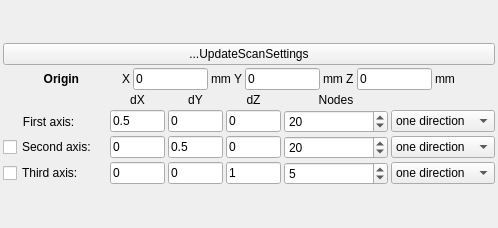
              <widget class="QWidget" name="twSingleScan1Page2">
               <layout class="QVBoxLayout" name="verticalLayout_3">
                <property name="spacing">
                 <number>3</number>
                </property>
                <property name="leftMargin">
                 <number>3</number>
                </property>
                <property name="topMargin">
                 <number>3</number>
                </property>
                <property name="rightMargin">
                 <number>3</number>
                </property>
                <property name="bottomMargin">
                 <number>3</number>
                </property>
                <item>
                 <spacer name="verticalSpacer_12">
                  <property name="orientation">
                   <enum>Qt::Vertical</enum>
                  </property>
                  <property name="sizeHint" stdset="0">
                   <size>
                    <width>20</width>
                    <height>40</height>
                   </size>
                  </property>
                 </spacer>
                </item>
                <item>
                 <widget class="QPushButton" name="pbdUpdateScanSettings">
                  <property name="text">
                   <string>...UpdateScanSettings</string>
                  </property>
                 </widget>
                </item>
                <item>
                 <layout class="QHBoxLayout" name="horizontalLayout_14">
                  <item>
                   <spacer name="horizontalSpacer_34">
                    <property name="orientation">
                     <enum>Qt::Horizontal</enum>
                    </property>
                    <property name="sizeHint" stdset="0">
                     <size>
                      <width>40</width>
                      <height>20</height>
                     </size>
                    </property>
                   </spacer>
                  </item>
                  <item>
                   <widget class="QLabel" name="label_69">
                    <property name="font">
                     <font>
                      <bold>true</bold>
                      <kerning>true</kerning>
                     </font>
                    </property>
                    <property name="text">
                     <string>Origin</string>
                    </property>
                    <property name="alignment">
                     <set>Qt::AlignRight|Qt::AlignTrailing|Qt::AlignVCenter</set>
                    </property>
                   </widget>
                  </item>
                  <item>
                   <spacer name="horizontalSpacer_33">
                    <property name="orientation">
                     <enum>Qt::Horizontal</enum>
                    </property>
                    <property name="sizeHint" stdset="0">
                     <size>
                      <width>40</width>
                      <height>20</height>
                     </size>
                    </property>
                   </spacer>
                  </item>
                  <item>
                   <widget class="QLabel" name="label_72">
                    <property name="font">
                     <font>
                      <bold>false</bold>
                      <kerning>true</kerning>
                     </font>
                    </property>
                    <property name="text">
                     <string>X</string>
                    </property>
                   </widget>
                  </item>
                  <item>
                   <widget class="QLineEdit" name="ledOriginX">
                    <property name="maximumSize">
                     <size>
                      <width>75</width>
                      <height>16777215</height>
                     </size>
                    </property>
                    <property name="text">
                     <string>0</string>
                    </property>
                   </widget>
                  </item>
                  <item>
                   <widget class="QLabel" name="label_70">
                    <property name="text">
                     <string>mm</string>
                    </property>
                   </widget>
                  </item>
                  <item>
                   <widget class="QLabel" name="label_38">
                    <property name="font">
                     <font>
                      <bold>false</bold>
                      <kerning>true</kerning>
                     </font>
                    </property>
                    <property name="text">
                     <string>Y</string>
                    </property>
                   </widget>
                  </item>
                  <item>
                   <widget class="QLineEdit" name="ledOriginY">
                    <property name="maximumSize">
                     <size>
                      <width>75</width>
                      <height>16777215</height>
                     </size>
                    </property>
                    <property name="text">
                     <string>0</string>
                    </property>
                   </widget>
                  </item>
                  <item>
                   <widget class="QLabel" name="label_75">
                    <property name="text">
                     <string>mm</string>
                    </property>
                   </widget>
                  </item>
                  <item>
                   <widget class="QLabel" name="label_74">
                    <property name="font">
                     <font>
                      <bold>false</bold>
                      <kerning>true</kerning>
                     </font>
                    </property>
                    <property name="text">
                     <string>Z</string>
                    </property>
                   </widget>
                  </item>
                  <item>
                   <widget class="QLineEdit" name="ledOriginZ">
                    <property name="maximumSize">
                     <size>
                      <width>75</width>
                      <height>16777215</height>
                     </size>
                    </property>
                    <property name="text">
                     <string>0</string>
                    </property>
                   </widget>
                  </item>
                  <item>
                   <widget class="QLabel" name="label_71">
                    <property name="text">
                     <string>mm</string>
                    </property>
                   </widget>
                  </item>
                  <item>
                   <spacer name="horizontalSpacer_25">
                    <property name="orientation">
                     <enum>Qt::Horizontal</enum>
                    </property>
                    <property name="sizeHint" stdset="0">
                     <size>
                      <width>40</width>
                      <height>20</height>
                     </size>
                    </property>
                   </spacer>
                  </item>
                 </layout>
                </item>
                <item>
                 <layout class="QGridLayout" name="gridLayout_7">
                  <item row="0" column="1">
                   <widget class="QLabel" name="label_83">
                    <property name="text">
                     <string>dX</string>
                    </property>
                    <property name="alignment">
                     <set>Qt::AlignCenter</set>
                    </property>
                   </widget>
                  </item>
                  <item row="0" column="2">
                   <widget class="QLabel" name="label_84">
                    <property name="text">
                     <string>dY</string>
                    </property>
                    <property name="alignment">
                     <set>Qt::AlignCenter</set>
                    </property>
                   </widget>
                  </item>
                  <item row="0" column="3">
                   <widget class="QLabel" name="label_85">
                    <property name="text">
                     <string>dZ</string>
                    </property>
                    <property name="alignment">
                     <set>Qt::AlignCenter</set>
                    </property>
                   </widget>
                  </item>
                  <item row="0" column="4">
                   <widget class="QLabel" name="label_86">
                    <property name="text">
                     <string>Nodes</string>
                    </property>
                    <property name="alignment">
                     <set>Qt::AlignCenter</set>
                    </property>
                   </widget>
                  </item>
                  <item row="1" column="0">
                   <widget class="QLabel" name="label_73">
                    <property name="text">
                     <string>      First axis:</string>
                    </property>
                   </widget>
                  </item>
                  <item row="1" column="1">
                   <widget class="QLineEdit" name="led0X">
                    <property name="enabled">
                     <bool>true</bool>
                    </property>
                    <property name="maximumSize">
                     <size>
                      <width>55</width>
                      <height>16777215</height>
                     </size>
                    </property>
                    <property name="text">
                     <string>0.5</string>
                    </property>
                   </widget>
                  </item>
                  <item row="1" column="2">
                   <widget class="QLineEdit" name="led0Y">
                    <property name="enabled">
                     <bool>true</bool>
                    </property>
                    <property name="maximumSize">
                     <size>
                      <width>55</width>
                      <height>16777215</height>
                     </size>
                    </property>
                    <property name="text">
                     <string>0</string>
                    </property>
                   </widget>
                  </item>
                  <item row="1" column="3">
                   <widget class="QLineEdit" name="led0Z">
                    <property name="enabled">
                     <bool>true</bool>
                    </property>
                    <property name="maximumSize">
                     <size>
                      <width>55</width>
                      <height>16777215</height>
                     </size>
                    </property>
                    <property name="text">
                     <string>0</string>
                    </property>
                   </widget>
                  </item>
                  <item row="1" column="4">
                   <widget class="QSpinBox" name="sb0nodes">
                    <property name="maximum">
                     <number>10000</number>
                    </property>
                    <property name="value">
                     <number>20</number>
                    </property>
                   </widget>
                  </item>
                  <item row="1" column="5">
                   <widget class="QComboBox" name="cob0dir">
                    <item>
                     <property name="text">
                      <string>one direction</string>
                     </property>
                    </item>
                    <item>
                     <property name="text">
                      <string>symmetric</string>
                     </property>
                    </item>
                   </widget>
                  </item>
                  <item row="2" column="0">
                   <widget class="QCheckBox" name="cbSecondAxis">
                    <property name="text">
                     <string>Second axis:</string>
                    </property>
                   </widget>
                  </item>
                  <item row="2" column="1">
                   <widget class="QLineEdit" name="led1X">
                    <property name="enabled">
                     <bool>true</bool>
                    </property>
                    <property name="maximumSize">
                     <size>
                      <width>55</width>
                      <height>16777215</height>
                     </size>
                    </property>
                    <property name="text">
                     <string>0</string>
                    </property>
                   </widget>
                  </item>
                  <item row="2" column="2">
                   <widget class="QLineEdit" name="led1Y">
                    <property name="enabled">
                     <bool>true</bool>
                    </property>
                    <property name="maximumSize">
                     <size>
                      <width>55</width>
                      <height>16777215</height>
                     </size>
                    </property>
                    <property name="text">
                     <string>0.5</string>
                    </property>
                   </widget>
                  </item>
                  <item row="2" column="3">
                   <widget class="QLineEdit" name="led1Z">
                    <property name="enabled">
                     <bool>true</bool>
                    </property>
                    <property name="maximumSize">
                     <size>
                      <width>55</width>
                      <height>16777215</height>
                     </size>
                    </property>
                    <property name="text">
                     <string>0</string>
                    </property>
                   </widget>
                  </item>
                  <item row="2" column="4">
                   <widget class="QSpinBox" name="sb1nodes">
                    <property name="enabled">
                     <bool>true</bool>
                    </property>
                    <property name="maximum">
                     <number>10000</number>
                    </property>
                    <property name="value">
                     <number>20</number>
                    </property>
                   </widget>
                  </item>
                  <item row="2" column="5">
                   <widget class="QComboBox" name="cob1dir">
                    <property name="enabled">
                     <bool>true</bool>
                    </property>
                    <item>
                     <property name="text">
                      <string>one direction</string>
                     </property>
                    </item>
                    <item>
                     <property name="text">
                      <string>symmetric</string>
                     </property>
                    </item>
                   </widget>
                  </item>
                  <item row="3" column="0">
                   <widget class="QCheckBox" name="cbThirdAxis">
                    <property name="text">
                     <string>Third axis:</string>
                    </property>
                   </widget>
                  </item>
                  <item row="3" column="1">
                   <widget class="QLineEdit" name="led2X">
                    <property name="enabled">
                     <bool>true</bool>
                    </property>
                    <property name="maximumSize">
                     <size>
                      <width>55</width>
                      <height>16777215</height>
                     </size>
                    </property>
                    <property name="text">
                     <string>0</string>
                    </property>
                   </widget>
                  </item>
                  <item row="3" column="2">
                   <widget class="QLineEdit" name="led2Y">
                    <property name="enabled">
                     <bool>true</bool>
                    </property>
                    <property name="maximumSize">
                     <size>
                      <width>55</width>
                      <height>16777215</height>
                     </size>
                    </property>
                    <property name="text">
                     <string>0</string>
                    </property>
                   </widget>
                  </item>
                  <item row="3" column="3">
                   <widget class="QLineEdit" name="led2Z">
                    <property name="enabled">
                     <bool>true</bool>
                    </property>
                    <property name="maximumSize">
                     <size>
                      <width>55</width>
                      <height>16777215</height>
                     </size>
                    </property>
                    <property name="text">
                     <string>1</string>
                    </property>
                   </widget>
                  </item>
                  <item row="3" column="4">
                   <widget class="QSpinBox" name="sb2nodes">
                    <property name="enabled">
                     <bool>true</bool>
                    </property>
                    <property name="maximum">
                     <number>10000</number>
                    </property>
                    <property name="value">
                     <number>5</number>
                    </property>
                   </widget>
                  </item>
                  <item row="3" column="5">
                   <widget class="QComboBox" name="cob2dir">
                    <property name="enabled">
                     <bool>true</bool>
                    </property>
                    <item>
                     <property name="text">
                      <string>one direction</string>
                     </property>
                    </item>
                    <item>
                     <property name="text">
                      <string>symmetric</string>
                     </property>
                    </item>
                   </widget>
                  </item>
                 </layout>
                </item>
                <item>
                 <spacer name="verticalSpacer_13">
                  <property name="orientation">
                   <enum>Qt::Vertical</enum>
                  </property>
                  <property name="sizeHint" stdset="0">
                   <size>
                    <width>20</width>
                    <height>40</height>
                   </size>
                  </property>
                 </spacer>
                </item>
               </layout>
              </widget>
